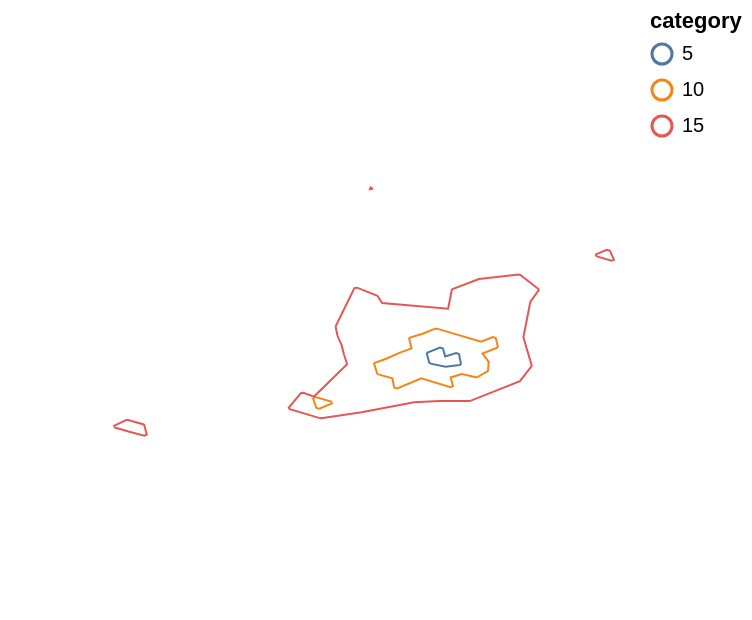

The notebook cell this image was saved under:
### Code cell
import altair as alt

alt.Chart(isochrones).mark_geoshape(filled=False).encode(
    color=alt.Color('category:N'))

### Figure 1 — Vega-Lite specification as saved in the notebook (floating-point values rounded to 4 significant figures; data arrays with more than 128 entries replaced by an {"elided": "..."} marker saying what was removed)
{"config": {"view": {"continuousWidth": 300, "continuousHeight": 300}}, "data": {"name": "data-edf0f3dbd7c8375d545a8fa20a95f9a8"}, "mark": {"type": "geoshape", "filled": false}, "encoding": {"color": {"field": "category", "type": "nominal"}}, "$schema": "https://vega.github.io/schema/vega-lite/v6.1.0.json", "datasets": {"data-edf0f3dbd7c8375d545a8fa20a95f9a8": [{"category": 5, "type": "Feature", "geometry": {"type": "MultiLineString", "coordinates": [[[24.94, 60.17], [24.94, 60.17], [24.94, 60.17], [24.94, 60.17], [24.94, 60.17], [24.94, 60.17], [24.94, 60.17], [24.94, 60.17], [24.94, 60.17], [24.94, 60.17], [24.94, 60.17], [24.94, 60.17], [24.94, 60.17]]]}}, {"category": 10, "type": "Feature", "geometry": {"type": "MultiLineString", "coordinates": [[[24.93, 60.17], [24.93, 60.17], [24.93, 60.17], [24.93, 60.17], [24.93, 60.17], [24.94, 60.17], [24.94, 60.17], [24.94, 60.17], [24.94, 60.17], [24.94, 60.18], [24.94, 60.18], [24.95, 60.17], [24.95, 60.17], [24.95, 60.17], [24.95, 60.17], [24.95, 60.17], [24.95, 60.17], [24.95, 60.17], [24.95, 60.17], [24.95, 60.17], [24.95, 60.17], [24.94, 60.17], [24.94, 60.17], [24.94, 60.17], [24.94, 60.17], [24.94, 60.17], [24.93, 60.17], [24.93, 60.17], [24.93, 60.17], [24.93, 60.17]], [[24.95, 60.18], [24.95, 60.18]], [[24.95, 60.18], [24.95, 60.18]], [[24.95, 60.18], [24.95, 60.18]], [[24.93, 60.17], [24.93, 60.17]], [[24.91, 60.16], [24.92, 60.16], [24.92, 60.16], [24.92, 60.16], [24.92, 60.16], [24.91, 60.16], [24.91, 60.16]]]}}, {"category": 15, "type": "Feature", "geometry": {"type": "MultiLineString", "coordinates": {"elided": "10 rows, 134 float values in total"}}}]}}
